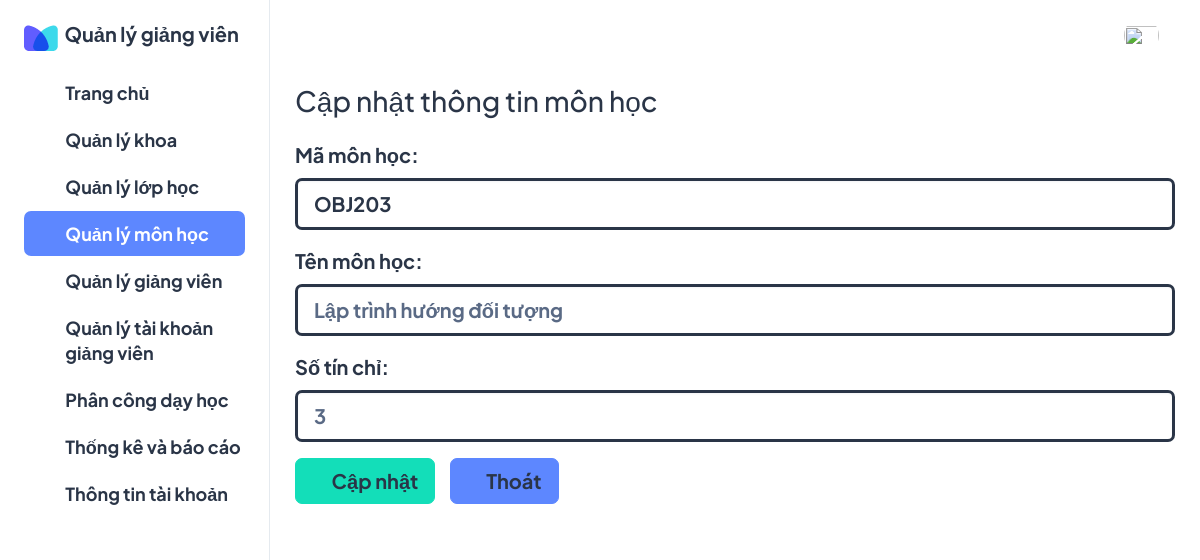
The app's page /monhoc/suamonhoc/1/ with its own data.
### quanlygv/models.py (models this page shows, shortened)
class Monhoc(models.Model):
    id = models.AutoField(primary_key=True)
    ma_mh = models.CharField(max_length=20)
    ten_mh = models.CharField(max_length=128)
    so_tc = models.IntegerField()

### quanlygv/views.py (the view)
# urls.py: path('monhoc/suamonhoc/<int:id>/', views.sua_monhoc, name='suamonhoc'),
def sua_monhoc(request, id):
    monhoc = get_object_or_404(Monhoc, pk=id)
    if request.method == 'POST':
        ma_mh_moi = request.POST.get('ma_mh')
        ten_mh_moi = request.POST.get('ten_mh')
        so_tc_moi = request.POST.get('so_tc')
        monhoc.ma_mh = ma_mh_moi
        monhoc.ten_mh = ten_mh_moi
        monhoc.so_tc = so_tc_moi
        monhoc.save()
        return redirect('monhoc')
    else:
        return render(request, 'monhoc/sua_monhoc.html', {'monhoc': monhoc})

### quanlygv/templates/monhoc/sua_monhoc.html (shortened to what this page needs)
{% load static %}
<!doctype html>
<html lang="en">
<head>
  <link rel="stylesheet" href="{% static 'assets/css/styles.min.css' %}" />
</head>
<body>
    <div class="page-wrapper" id="main-wrapper" data-layout="vertical" data-navbarbg="skin6" data-sidebartype="full"
        data-sidebar-position="fixed" data-header-position="">
        <aside class="left-sidebar">
            <div>
                <div class="brand-logo d-flex align-items-center">
                    <a href="{% url 'trangchu' %}" class="text-nowrap logo-img">
                        <img src="{% static 'assets/images/favicon.png' %}" alt="" />
                        <span class="fs-6 ms-1 fw-bolder text-dark">
                          Quản lý giảng viên
                        </span>
                    </a>
                </div>
                <nav class="sidebar-nav scroll-sidebar" data-simplebar="">
                    <ul id="sidebarnav">
                        <li class="sidebar-item">
                            <a class="sidebar-link" href="{% url 'trangchu' %}" aria-expanded="false">
                                <span>
                                  <i class="ti ti-layout-dashboard"></i>
                                </span>
                                <span class="hide-menu fs-5 fw-bolder">Trang chủ</span>
                            </a>
                        </li>
                        <li class="sidebar-item">
                            <a class="sidebar-link" href="{% url 'khoa' %}" aria-expanded="false">
                                <span>
                                    <i class="ti ti-article"></i>
                                </span>
                                <span class="hide-menu fs-5 fw-bolder">Quản lý khoa</span>
                            </a>
                        </li>
                        <li class="sidebar-item">
                            <a class="sidebar-link" href="{% url 'lophoc' %}" aria-expanded="false">
                                <span>
                                    <i class="ti ti-home"></i>
                                </span>
                                <span class="hide-menu fs-5 fw-bolder">Quản lý lớp học</span>
                            </a>
                        </li>
                        <li class="sidebar-item" style="background-color: #5D87FF; border-radius: 7px;">
                            <a class="sidebar-link" href="{% url 'monhoc' %}" aria-expanded="false" style="border-radius: 7px; color: #fff;">
                                <span>
                                    <i class="ti ti-cards"></i>
                                </span>
                                <span class="hide-menu fs-5 fw-bolder">Quản lý môn học</span>
                            </a>
                        </li>
                        <li class="sidebar-item">
                            <a class="sidebar-link" href="{% url 'giangvien' %}" aria-expanded="false">
                                <span>
                                    <i class="ti ti-user"></i>
                                </span>
                                <span class="hide-menu fs-5 fw-bolder">Quản lý giảng viên</span>
                            </a>
                        </li>
                        <li class="sidebar-item">
                            <a class="sidebar-link" href="{% url 'taikhoangv' %}" aria-expanded="false">
                              <span>
                                <i class="ti ti-users"></i>
                              </span>
                              <span class="hide-menu fs-5 fw-bolder">Quản lý tài khoản <br /> giảng viên</span>
                            </a>
                          </li>
                          <li class="sidebar-item">
                            <a class="sidebar-link" href="{% url 'phanconggv' %}" aria-expanded="false">
                              <span>
                                <i class="ti ti-typography"></i>
                              </span>
                              <span class="hide-menu fs-5 fw-bolder">Phân công dạy học</span>
                            </a>
                          </li>
                          <li class="sidebar-item">
                            <a class="sidebar-link" href="{% url 'thongkebaocao' %}" aria-expanded="false">
                              <span>
                                <i class="ti ti-chart-bar"></i>
                              </span>
                              <span class="hide-menu fs-5 fw-bolder">Thống kê và báo cáo</span>
                            </a>
                          </li>
                          <li class="sidebar-item">
                            <a class="sidebar-link" href="{% url 'thongtintk' %}" aria-expanded="false">
                              <span>
                                <i class="ti ti-user-minus"></i>
                              </span>
                              <span class="hide-menu fs-5 fw-bolder">Thông tin tài khoản</span>
                            </a>
                          </li>
                    </ul>
                </nav>
            </div>
        </aside>
        <div class="body-wrapper">
            <header class="app-header">
                <nav class="navbar navbar-expand-lg navbar-light">
                    <div class="navbar-collapse justify-content-end px-0" id="navbarNav">
                        <ul class="navbar-nav flex-row ms-auto align-items-center justify-content-end">
                            <li class="nav-item dropdown">
                                <a class="nav-link nav-icon-hover" href="javascript:void(0)" id="drop2" data-bs-toggle="dropdown"
                                  aria-expanded="false">
                                  <img src="{% static 'assets/images/' %}{{ request.session.anh }}" alt="" width="35" height="35" class="rounded-circle">
                                </a>
                              </li>
                        </ul>
                    </div>
                </nav>
                <nav class="navbar navbar-expand-lg navbar-light">
                    <div class="navbar-collapse justify-content px-0 row" id="navbarNav">
                        <h2 class="col-6">Cập nhật thông tin môn học</h2>
                    </div>
                </nav>
                <nav class="navbar navbar-expand-lg navbar-light">
                    <div class="navbar-collapse justify-content px-0 row" id="navbarNav">
                        <form method="post">
                            <div class="mb-3">
                                <label for="mk" class="form-label fw-bolder fs-6">Mã môn học:</label>
                                <input type="text"
                                    class="form-control fw-bolder fs-6 border border-3 border-dark text-dark" id="mk"
                                    required name="ma_mh" value="{{ monhoc.ma_mh }}">
                            </div>
                            <div class="mb-3">
                                <label for="tk" class="form-label fw-bolder fs-6">Tên môn học:</label>
                                <input type="text" class="form-control fw-bolder fs-6 border border-3 border-dark"
                                    id="tk" required name="ten_mh" value="{{ monhoc.ten_mh }}">
                            </div>
                            <div class="mb-3">
                                <label for="stc" class="form-label fw-bolder fs-6">Số tín chỉ:</label>
                                <input type="number" class="form-control fw-bolder fs-6 border border-3 border-dark"
                                    id="stc" required name="so_tc" value="{{ monhoc.so_tc }}">
                            </div>
                            <button type="submit" class="btn btn-success text-dark fw-bolder fs-6"><i
                                    class="ti ti-pencil me-1 fs-6 fw-bolder"></i>Cập
                                nhật</button>&nbsp;&nbsp;&nbsp;&nbsp;&nbsp;
                            <a href="{% url 'monhoc' %}" class="btn btn-primary text-dark fw-bolder fs-6"><i
                                    class="ti ti-door-exit me-1 fs-6 fw-bolder"></i>Thoát</a>
                        </form>
                    </div>
                </nav>
            </header>
        </div>
    </div>
</body>
</html>

### records on screen
Monhoc: ma_mh "OBJ203", ten_mh "Lập trình hướng đối tượng", so_tc "3"
